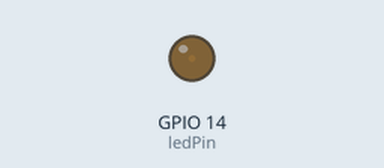
The sketch below on a simulated ESP32. Parts: output pins drawn as LEDs (lit = HIGH).

Above: at 0.05 s.
At 2.8 s:
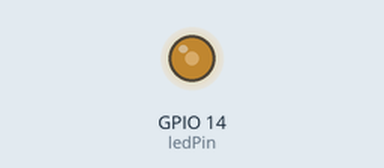
At 5.55 s:
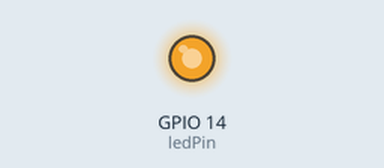
At 11.1 s:
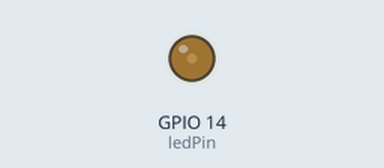
Timing chart, 0 to 16.0 s (numbered marks = the images above):
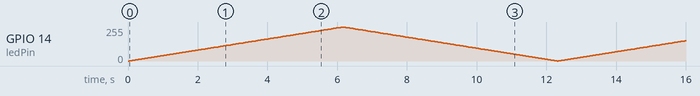

The sketch:

pwm.ino
```cpp
/*
Exemplo do uso do PWM com a função analogWrite
Descrição: Demonstra o uso da função analogWrite para controlar o brilho de um LED.


Autor: Davi C. Menez
*/

//Mapa dos Pinos
#define LED_VERMELHO 14 //LED Vermelho
#define LED_VERDE 13 //LED Verde
#define LED_AZUL 12 //LED Azul
#define BOTAO_1 7 //Pino de conexão do botão 1
#define BOTAO_2 6 //Pino de conexão do botão 2
#define BOTAO_3 5 //Pino de conexão do botão 3
#define BOTAO_4 4 //Pino de conexão do botão 4
#define BOTAO_5 3 //Pino de conexão do botão 5
#define BOTAO_6 2 //Pino de conexão do botão 6
#define BUZZER 17 //Pino do buzzer

#define PWM_RESOLUTION 10 //Resolução padrão é 8 (visível no Osciloscópio)
#define PWM_MAX_VALUE 1023 //2^10 - 1 = 1023
#define PWM_FREQ 5000 //5KHz - controla a frequencia

const int ledPin = LED_VERMELHO; //Pino LED
int brightness = 0; //Valor de intensidade do brilho
int fadeAmount = 5; //Valor do incremento

void setup() {
  pinMode(ledPin, OUTPUT); //Define LED como saída
  analogWriteFrequency(PWM_FREQ);
  analogWriteResolution(PWM_RESOLUTION);
}

void loop() {
  //analogWrite(ledPin, 128); //128 = 50%
  //analogWrite(ledPin, 64);

  //Variar de 0% até 100% e de 100% até 0%
  analogWrite(ledPin, brightness);

  brightness = brightness + fadeAmount;

  if (brightness >= PWM_MAX_VALUE || brightness <= 0) {
    fadeAmount =- fadeAmount;
  }

  delay(30);
}
```
